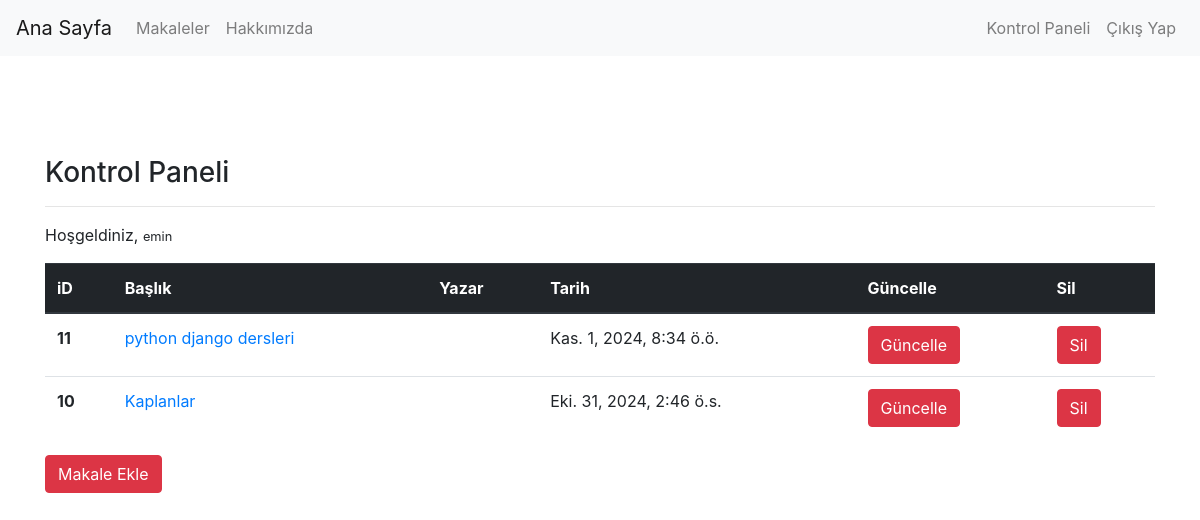
Screenshot of /articles/dashboard/ (signed in) with the database file from the repository.
### article/models.py (models this page shows, shortened)
class Article(models.Model):
    author = models.ForeignKey("auth.User",on_delete = models.CASCADE,verbose_name="Yazar")
    title = models.CharField(max_length = 50,verbose_name="Başlık")
    content = RichTextField()
    created_date = models.DateTimeField(auto_now_add = True,verbose_name="Oluşturulma tarihi")
    article_image = models.FileField(blank=True,null=True,verbose_name="Makaleye Fotoğraf Ekleyin")
    class Meta:
        ordering = ["-created_date"]

### article/views.py (the view)
# urls.py: path('dashboard/', views.dashboard,name = "dashboard" ),
@login_required(login_url="user:login")
def dashboard(request):
    articles = Article.objects.filter(author = request.user)
    context = {
        "articles" : articles
    }
    return render(request,"dashboard.html",context)

### templates/dashboard.html
{% extends "layout.html" %}
{% block body %}
<h3>Kontrol Paneli</h3>
<hr>
<p>Hoşgeldiniz, <small>{{request.user.username}}</small></p>
{% if articles %}
<table class="table">
    <thead class="thead-dark">
        <tr>
            <th scope="col">iD</th>
            <th scope="col">Başlık</th>
            <th scope="col">Yazar</th>
            <th scope="col">Tarih</th>
            <th scope="col">Güncelle</th>
            <th scope="col">Sil</th>
        </tr>
    </thead>
    <tbody>
        {% for article in articles %}
        <tr>
            <th scope="row">{{article.id}}</th>
            <td><a href="{% url 'article:detail' article.id %}">{{article.title}}</a></td>
            <td>{{article.author.user}}</td>
            <td>{{article.created_date}}</td>
            <td><a href="{% url 'article:update' article.id %}" class="btn btn-danger">Güncelle</a></td>
            <td><a href="{% url 'article:delete' article.id %}" class="btn btn-danger">Sil</a></td>
        </tr>
        {% endfor %}
    </tbody>
</table>
{% else %}
<div class="alert alert-danger">Henüz bir makaleniz bulunmuyor...
</div>
{%endif%}
<a class="btn btn-danger" href="{% url 'article:addarticle' %}">Makale Ekle</a>
{% endblock body %}

### rows the page displays
Article: id "11", title "python django dersleri", created_date "Kas. 1, 2024, 8:34 ö.ö."
Article: id "10", title "Kaplanlar", created_date "Eki. 31, 2024, 2:46 ö.s."

### other values shown
{{ request.user.username }} "emin"
